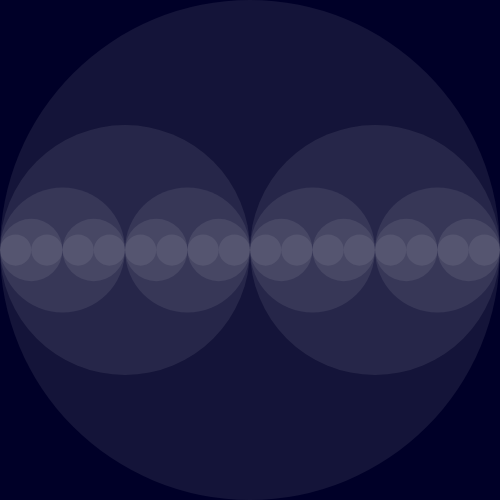
Frame 1 (no input)
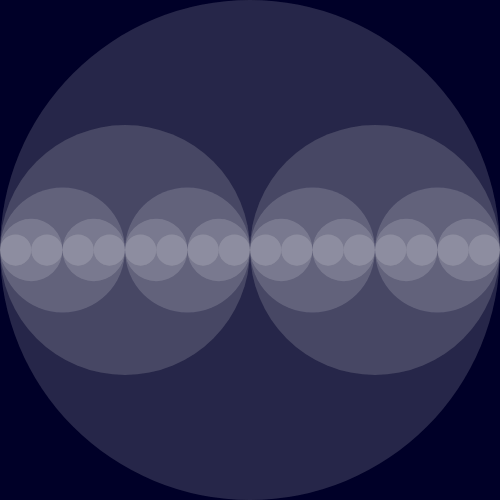
Frame 2 (the mouse pressed at the canvas centre, redrawn once)

The p5.js sketch that drew these frames (run headless with seeded random() and noise() and a simulated clock; the mouse was pressed at the canvas centre and the sketch redrawn once):

// p5.js sketch
// ── sketch.js
function setup() {
  createCanvas(500,500);
  background(0,0,40);
  noStroke();
  fill(255,20);
  noLoop();
}

function draw() {
  cantorCircle(width/2,height/2,5,width);
}

function cantorCircle(cx,cy,d,w) {
  if(d<=1){
    ellipse(cx,cy,w)
  } else {
    ellipse(cx,cy,w);
    cantorCircle(cx - w/4,cy,d-1,w/2);
    cantorCircle(cx + w/4,cy,d-1,w/2);
  }
}
